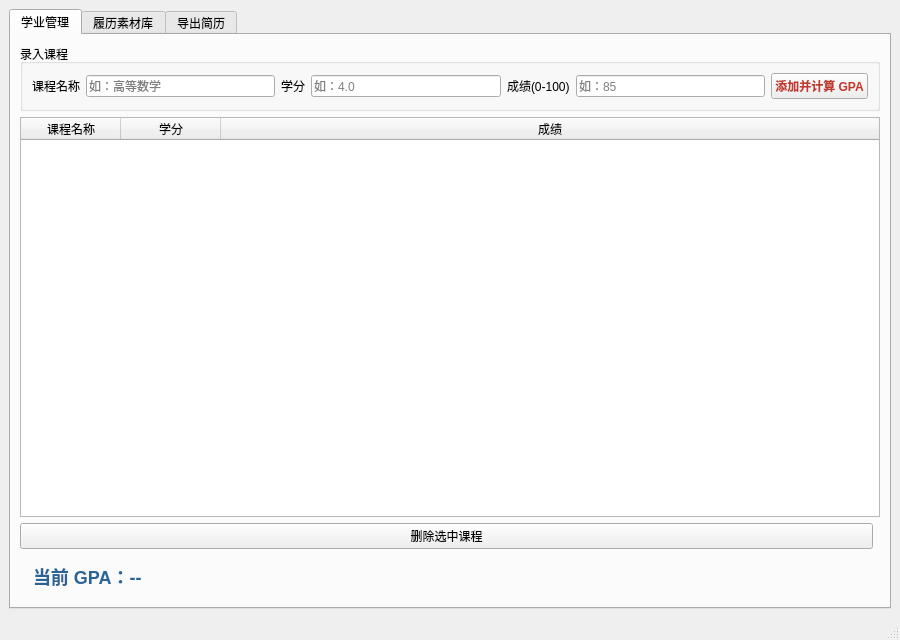
<?xml version="1.0" encoding="UTF-8"?>
<ui version="4.0">
 <class>MainWindow</class>
 <widget class="QMainWindow" name="MainWindow">
  <property name="geometry">
   <rect><x>0</x><y>0</y><width>900</width><height>640</height></rect>
  </property>
  <property name="windowTitle">
   <string>个人学业与简历管理系统</string>
  </property>
  <widget class="QWidget" name="centralWidget">
   <layout class="QVBoxLayout" name="rootLayout">
    <item>
     <widget class="QTabWidget" name="tabWidget">
      <property name="currentIndex"><number>0</number></property>

      <!-- ########## Tab 0: 学业管理 ########## -->
      <widget class="QWidget" name="tabAcademic">
       <attribute name="title"><string>学业管理</string></attribute>
       <layout class="QVBoxLayout" name="academicLayout">
        <item>
         <widget class="QGroupBox" name="grpCourseInput">
          <property name="title"><string>录入课程</string></property>
          <layout class="QHBoxLayout" name="courseInputLayout">
           <item><widget class="QLabel" name="lblName"><property name="text"><string>课程名称</string></property></widget></item>
           <item><widget class="QLineEdit" name="edit_course_name"><property name="placeholderText"><string>如：高等数学</string></property></widget></item>
           <item><widget class="QLabel" name="lblCredit"><property name="text"><string>学分</string></property></widget></item>
           <item><widget class="QLineEdit" name="edit_course_credit"><property name="placeholderText"><string>如：4.0</string></property></widget></item>
           <item><widget class="QLabel" name="lblScore"><property name="text"><string>成绩(0-100)</string></property></widget></item>
           <item><widget class="QLineEdit" name="edit_course_score"><property name="placeholderText"><string>如：85</string></property></widget></item>
           <item><widget class="QPushButton" name="btn_calc_gpa">
            <property name="styleSheet"><string>QPushButton { font-weight: bold; color: #c0392b; }</string></property>
            <property name="text"><string>添加并计算 GPA</string></property>
           </widget></item>
          </layout>
         </widget>
        </item>
        <item>
         <widget class="QTableWidget" name="twCourses">
          <property name="editTriggers"><set>QAbstractItemView::NoEditTriggers</set></property>
          <property name="selectionBehavior"><enum>QAbstractItemView::SelectRows</enum></property>
          <attribute name="horizontalHeaderStretchLastSection"><bool>true</bool></attribute>
          <column><property name="text"><string>课程名称</string></property></column>
          <column><property name="text"><string>学分</string></property></column>
          <column><property name="text"><string>成绩</string></property></column>
         </widget>
        </item>
        <item>
         <layout class="QHBoxLayout" name="courseBtnRow">
          <item><widget class="QPushButton" name="btnRemoveCourse"><property name="text"><string>删除选中课程</string></property></widget></item>
          <item><spacer name="hSpacerCourse"><property name="orientation"><enum>Qt::Horizontal</enum></property></spacer></item>
         </layout>
        </item>
        <item>
         <widget class="QLabel" name="label_gpa_result">
          <property name="styleSheet"><string>font-size: 18px; font-weight: bold; color: #2a6496; padding: 8px;</string></property>
          <property name="text"><string>当前 GPA：--</string></property>
         </widget>
        </item>
       </layout>
      </widget>

      <!-- ########## Tab 1: 履历素材库 ########## -->
      <widget class="QWidget" name="tabExperience">
       <attribute name="title"><string>履历素材库</string></attribute>
       <layout class="QVBoxLayout" name="expLayout">
        <item>
         <widget class="QGroupBox" name="grpExpInput">
          <property name="title"><string>录入经历</string></property>
          <layout class="QVBoxLayout" name="expInputLayout">
           <item>
            <layout class="QHBoxLayout" name="expRow1">
             <item><widget class="QLabel" name="lblExpType"><property name="text"><string>类型</string></property></widget></item>
             <item><widget class="QComboBox" name="cbExpType">
              <item><property name="text"><string>实习经历</string></property></item>
              <item><property name="text"><string>项目经历</string></property></item>
              <item><property name="text"><string>校园经历</string></property></item>
              <item><property name="text"><string>其他</string></property></item>
             </widget></item>
             <item><widget class="QLabel" name="lblExpTitle"><property name="text"><string>标题</string></property></widget></item>
             <item><widget class="QLineEdit" name="leExpTitle"><property name="placeholderText"><string>如：会计实习生</string></property></widget></item>
             <item><widget class="QLabel" name="lblExpOrg"><property name="text"><string>机构</string></property></widget></item>
             <item><widget class="QLineEdit" name="leExpOrg"><property name="placeholderText"><string>如：XX公司</string></property></widget></item>
            </layout>
           </item>
           <item>
            <layout class="QHBoxLayout" name="expRow2">
             <item><widget class="QLabel" name="lblStart"><property name="text"><string>开始(YYYY.MM)</string></property></widget></item>
             <item><widget class="QLineEdit" name="edit_start_date"><property name="placeholderText"><string>2024.02</string></property></widget></item>
             <item><widget class="QLabel" name="lblEnd"><property name="text"><string>结束(YYYY.MM)</string></property></widget></item>
             <item><widget class="QLineEdit" name="edit_end_date"><property name="placeholderText"><string>2024.03</string></property></widget></item>
             <item><spacer name="hSpacerExp"><property name="orientation"><enum>Qt::Horizontal</enum></property></spacer></item>
             <item><widget class="QPushButton" name="btnAddExp"><property name="text"><string>添加经历</string></property></widget></item>
            </layout>
           </item>
           <item>
            <layout class="QHBoxLayout" name="expRow3">
             <item><widget class="QLabel" name="lblExpDesc"><property name="text"><string>描述</string></property></widget></item>
             <item><widget class="QTextEdit" name="teExpDesc"><property name="maximumHeight"><number>80</number></property><property name="placeholderText"><string>简要描述这段经历...</string></property></widget></item>
            </layout>
           </item>
          </layout>
         </widget>
        </item>
        <item>
         <widget class="QTableWidget" name="twExperiences">
          <property name="editTriggers"><set>QAbstractItemView::NoEditTriggers</set></property>
          <property name="selectionBehavior"><enum>QAbstractItemView::SelectRows</enum></property>
          <attribute name="horizontalHeaderStretchLastSection"><bool>true</bool></attribute>
          <column><property name="text"><string>类型</string></property></column>
          <column><property name="text"><string>标题</string></property></column>
          <column><property name="text"><string>机构</string></property></column>
          <column><property name="text"><string>时间</string></property></column>
         </widget>
        </item>
        <item>
         <widget class="QPushButton" name="btnRemoveExp">
          <property name="text"><string>删除选中经历</string></property>
         </widget>
        </item>
       </layout>
      </widget>

      <!-- ########## Tab 2: 导出简历 ########## -->
      <widget class="QWidget" name="tabExport">
       <attribute name="title"><string>导出简历</string></attribute>
       <layout class="QVBoxLayout" name="exportLayout">

        <item>
         <widget class="QGroupBox" name="grpPersonal">
          <property name="title"><string>个人信息</string></property>
          <layout class="QVBoxLayout" name="personalLayout">
           <item>
            <layout class="QHBoxLayout" name="rowName">
             <item><widget class="QLabel" name="lblName2"><property name="text"><string>姓名</string></property><property name="minimumSize"><size><width>70</width><height>0</height></size></property></widget></item>
             <item><widget class="QLineEdit" name="edit_full_name"><property name="placeholderText"><string>请输入姓名（必填）</string></property></widget></item>
            </layout>
           </item>
           <item>
            <layout class="QHBoxLayout" name="rowContact">
             <item><widget class="QLabel" name="lblContact2"><property name="text"><string>联系方式</string></property><property name="minimumSize"><size><width>70</width><height>0</height></size></property></widget></item>
             <item><widget class="QLineEdit" name="edit_contact"><property name="placeholderText"><string>电话 / 邮箱</string></property></widget></item>
            </layout>
           </item>
           <item>
            <layout class="QHBoxLayout" name="rowTarget">
             <item><widget class="QLabel" name="lblTarget"><property name="text"><string>求职意向</string></property><property name="minimumSize"><size><width>70</width><height>0</height></size></property></widget></item>
             <item><widget class="QLineEdit" name="edit_target_job"><property name="placeholderText"><string>如：软件开发工程师</string></property></widget></item>
            </layout>
           </item>
          </layout>
         </widget>
        </item>

        <item>
         <widget class="QGroupBox" name="grpSkills">
          <property name="title"><string>技能 / 证书</string></property>
          <layout class="QVBoxLayout" name="skillsLayout">
           <item><widget class="QTextEdit" name="edit_skills"><property name="maximumHeight"><number>120</number></property><property name="placeholderText"><string>如：CET-6、计算机二级、熟练掌握 C++/Qt...</string></property></widget></item>
          </layout>
         </widget>
        </item>

        <item>
         <widget class="QLabel" name="lblSummary">
          <property name="styleSheet"><string>font-size: 14px; color: #555; padding: 8px;</string></property>
          <property name="text"><string>已录入 0 门课程 | 0 段经历 | GPA：--</string></property>
         </widget>
        </item>

        <item>
         <widget class="QPushButton" name="btn_export_pdf">
          <property name="minimumHeight"><number>40</number></property>
          <property name="styleSheet"><string>QPushButton { font-size: 16px; font-weight: bold; background-color: #2a6496; color: white; border-radius: 4px; } QPushButton:hover { background-color: #1d4f7a; }</string></property>
          <property name="text"><string>一键导出 PDF 简历</string></property>
         </widget>
        </item>

        <item>
         <widget class="QLabel" name="label_status_msg">
          <property name="styleSheet"><string>font-size: 13px; color: #666; padding: 4px;</string></property>
          <property name="text"><string>就绪</string></property>
         </widget>
        </item>

       </layout>
      </widget>

     </widget>
    </item>
   </layout>
  </widget>
  <widget class="QStatusBar" name="statusBar"/>
 </widget>
 <resources/>
 <connections/>
</ui>
